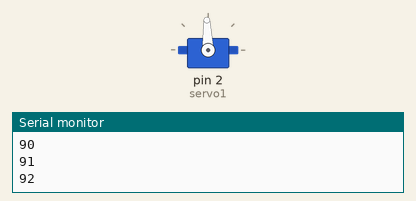
Simulated run of this sketch. Board: Arduino Uno, built with avr-gcc and run on an emulated ATmega328P. Parts: servo, the last lines printed to the serial monitor.

Above: at 0.05 s.
At 1.2 s:
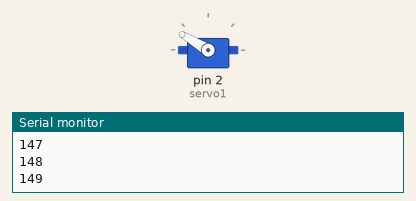
At 2.35 s:
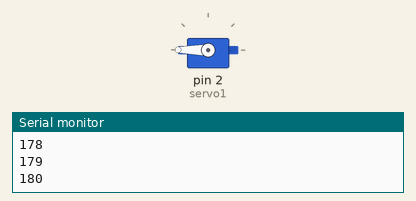
At 4.65 s:
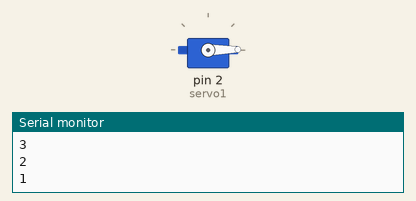
Timing chart, 0 to 6.1 s (numbered marks = the images above):
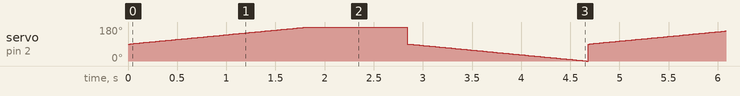

The sketch:

Servo_Func.ino
```cpp
#include <Servo.h>//Library
static const int servoPin = 2;//pin 15 doesn't work
Servo servo1;//Servo

void Ser(){
    for(int posDegrees = 0; posDegrees <= 180; posDegrees++) {//For loop to rotate 1 direction
        servo1.write(posDegrees);
        Serial.println(posDegrees);
        delay(20);
    }

    for(int posDegrees = 180; posDegrees >= 0; posDegrees--) {//For loop to rotate other direction
        servo1.write(posDegrees);
        Serial.println(posDegrees);
        delay(20);
    }
  }

  //Servo Function
void SerR() {
  for (int posDegrees = 90; posDegrees >= 0; posDegrees--) {  //For loop to rotate 1 direction
    servo1.write(posDegrees);
    Serial.println(posDegrees);
    delay(20);
  }

  /*for (int posDegrees = 0; posDegrees <= 90; posDegrees++) {  //For loop to rotate other direction
    servo1.write(posDegrees);
    Serial.println(posDegrees);
    delay(20);
  }*/
}

void SerL() {
  for (int posDegrees = 90; posDegrees <= 180; posDegrees++) {  //For loop to rotate 1 direction
    servo1.write(posDegrees);
    Serial.println(posDegrees);
    delay(20);
  }

  /*for (int posDegrees = 180; posDegrees >= 90; posDegrees--) {  //For loop to rotate other direction
    servo1.write(posDegrees);
    Serial.println(posDegrees);
    delay(20);
  }*/
}

void setup(){
  Serial.begin(115200);
  servo1.attach(2);//attach servo to pin
}

void loop(){
 SerL();//Call func
 delay(1000);
 SerR();
 //delay(1000);
}
```
